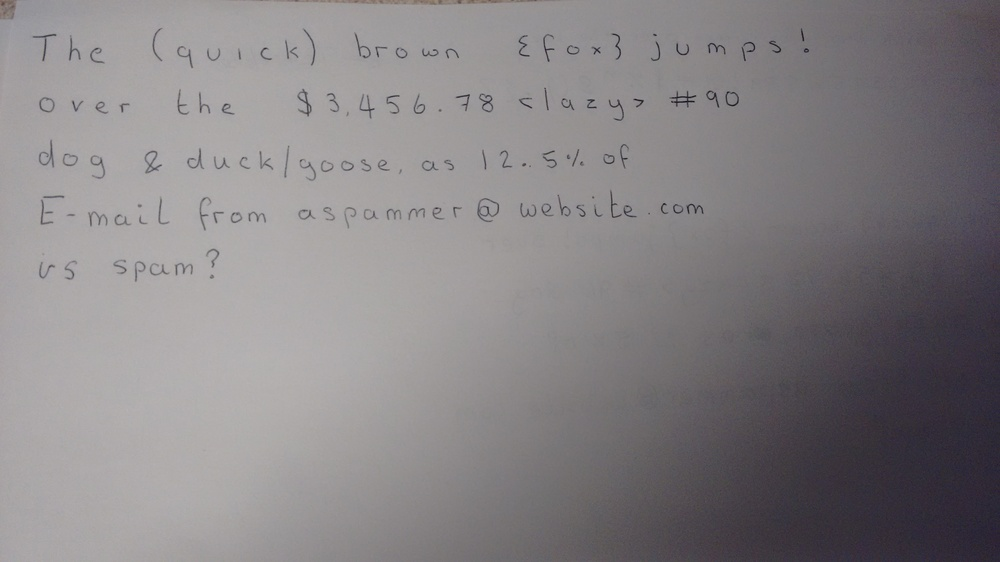
#> input picture src/MapMyNotesApplication/MapMyNotesApplication/tests/ryan_test_1.jpg, 1000 x 562 px, shrunk from 3264 x 1836 before the run, found by its file name
$ python -i testimage.py   (imports and definitions only)
#> lines starting #> are read from the running program, lines starting #| are printed output that depends on the picture; after the words box and inside, x2 and y2 are one past the last pixel; in counts of white or black regions, pixels touching at a corner belong together
import numpy as np

import cv2

class TestImage(object):

    def perform_greyscale(self, filename):
        file = "static/" + filename
        # Reference: https://extr3metech.wordpress.com/2012/09/23/convert-photo-to-grayscale-with-python-opencv/
        image = cv2.imread(file)
        gray_image = cv2.cvtColor(image, cv2.COLOR_BGR2GRAY)
        cv2.imwrite('static/gray_test.png',gray_image)
        return "gray_test.png"

    def binarise_image(self, filename):
        file = "static/" + filename

        img = cv2.imread(file,0)
#> img: shape (562, 1000); min 18, max 180, mean 131.8
        older = cv2.medianBlur(img, 5)

        #smooth, help from http://opencv-python-tutroals.readthedocs.org/en/latest/py_tutorials/py_imgproc/py_morphological_ops/py_morphological_ops.html

        kernel = np.ones((5,5),np.uint8)
        older = cv2.erode(older,kernel,iterations = 1)

        # Adaptive Threshold idea from http://docs.opencv.org/master/d7/d4d/tutorial_py_thresholding.html#gsc.tab=0
        thresh7 = cv2.adaptiveThreshold(older, 255, cv2.ADAPTIVE_THRESH_GAUSSIAN_C, cv2.THRESH_BINARY, 23, 2)
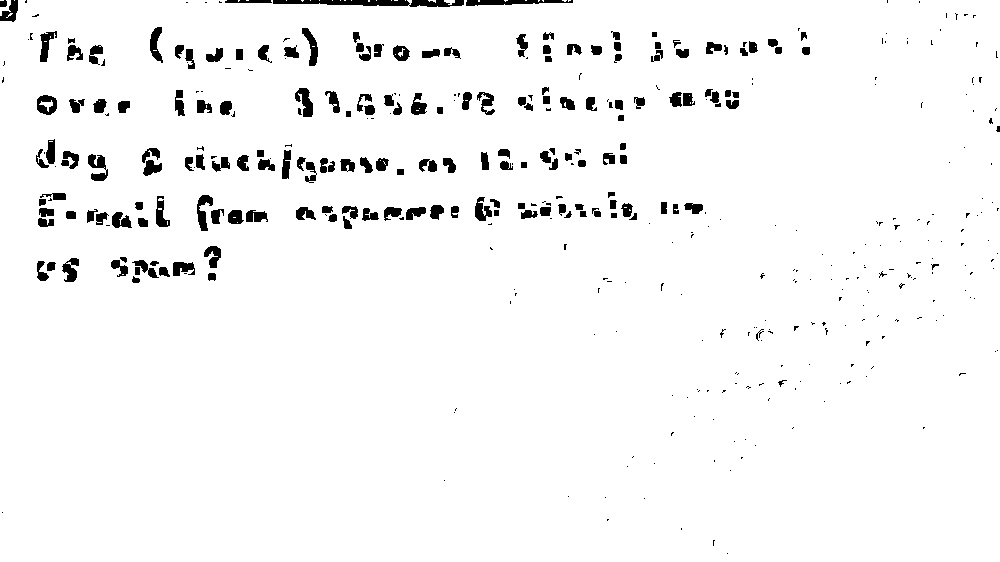
#> thresh7: shape (562, 1000); 96.3% white; 419 black regions (240 under 20 px), largest, box (x1, y1, x2, y2) and area: (273, 0, 464, 7) 936, (466, 0, 573, 6) 417, (88, 154, 108, 181) 304

        cv2.imwrite("static/binary_image.jpg", thresh7)
        return "binary_image.jpg"

>>> result = TestImage().binarise_image('../../src/MapMyNotesApplication/MapMyNotesApplication/tests/ryan_test_1.jpg')
